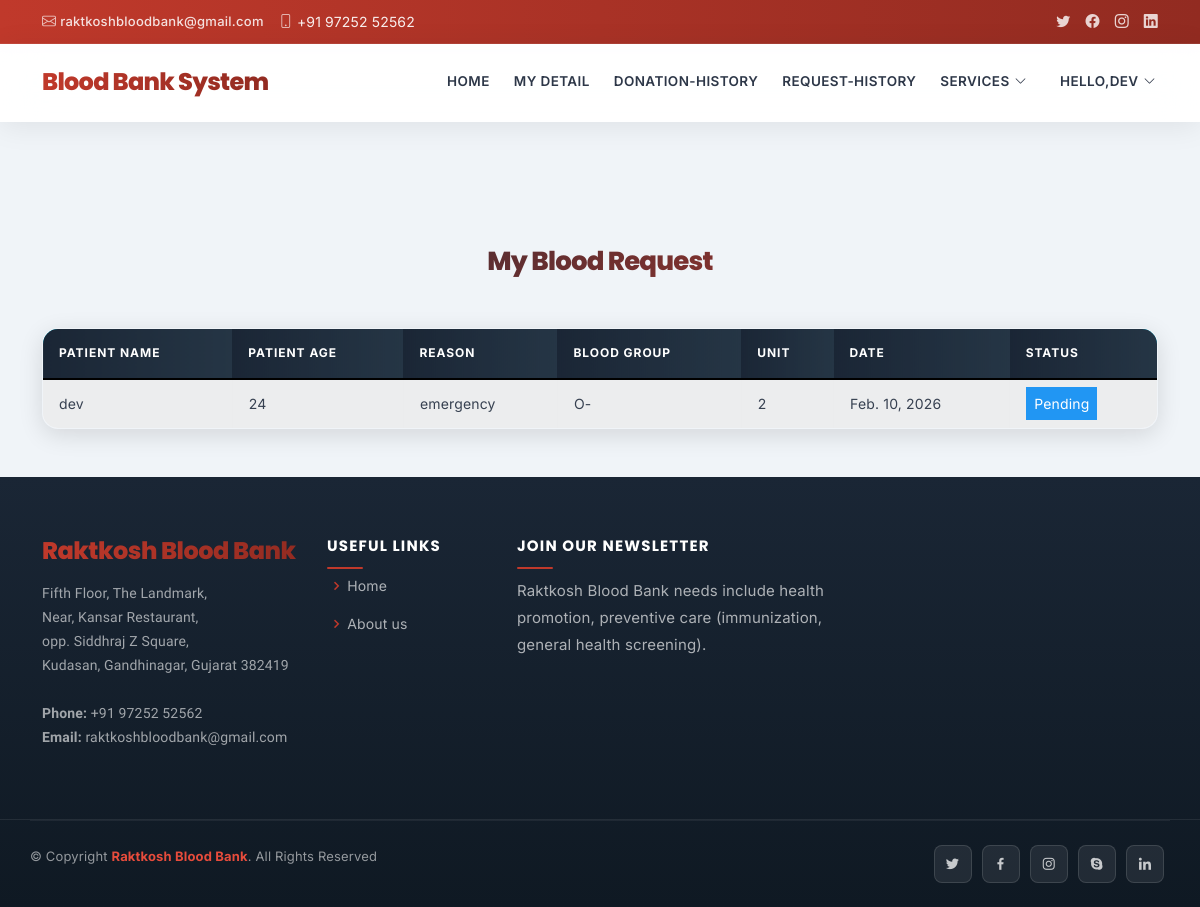
Page /request_history (signed in) on the earlier database version.
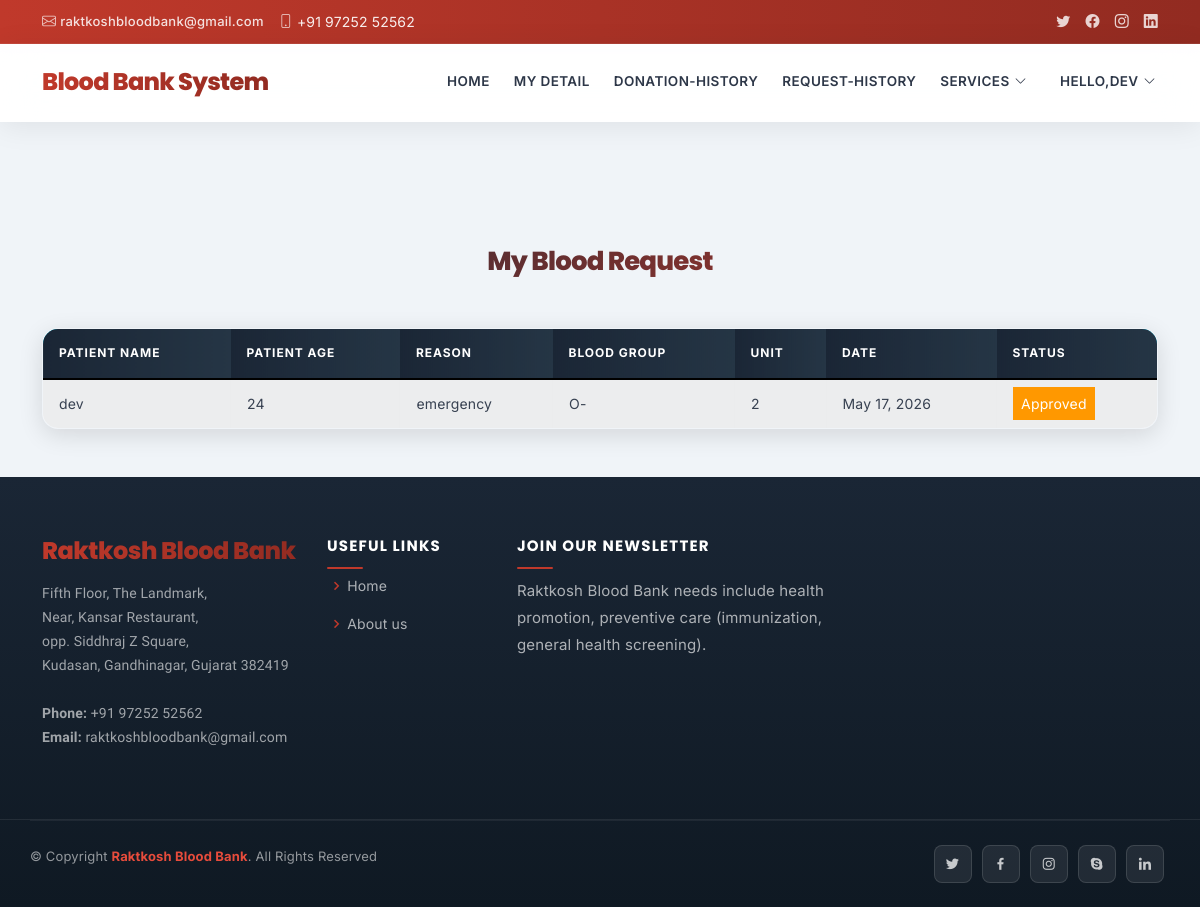
Same page on the later database version.
### raktkosh/models.py (models this page shows, shortened)
class BloodRequest(models.Model):
    user = models.ForeignKey(UserProfile, on_delete=models.CASCADE, null=True, blank=True)
    patient_name=models.CharField(max_length=30)
    patient_age=models.PositiveIntegerField()
    reason=models.CharField(max_length=500)
    bloodgroup=models.CharField(max_length=10)
    unit=models.PositiveIntegerField(default=0)
    status=models.CharField(max_length=20,default="Pending")
    date=models.DateField(auto_now=True)

### raktkosh/views.py (the view)
# urls.py: path('request_history', views.request_history,name='request_history'),
@login_required(login_url='login')
def request_history(request):
    user= models.UserProfile.objects.get(user_id=request.user.id)
    blood_request=models.BloodRequest.objects.all().filter(user=user)
    return render(request,'request_history.html',{'blood_request':blood_request})

### raktkosh/templates/request_history.html (shortened to what this page needs)
{% extends 'base.html' %}
{% block body %}
{% load widget_tweaks %}
{%load static%}
<head>
   </head>
<br><br>
<br>
<br>
<div class="container">
    <H4 class="text-center" style="margin-top: 8%">My Blood Request</H4><br>
    <table class="table table-light table-hover table-bordered table-striped">
        <thead class="bg-info">
            <tr>
                <th scope="col">Patient Name</th>
                <th scope="col">Patient Age</th>
                <th scope="col">Reason</th>
                <th scope="col">Blood Group</th>
                <th scope="col">Unit</th>
                <th scope="col">Date</th>
                <th scope="col">Status</th>
            </tr>
        </thead>
        <tbody>
            {% for t in blood_request %}
            <tr>
                <td> {{t.patient_name}}</td>
                <td>{{t.patient_age}}</td>
                <td>{{t.reason}}</td>
                <td>{{t.bloodgroup}}</td>
                <td>{{t.unit}}</td>
                <td>{{t.date}}</td>
                {% if t.status == 'Approved' %}
                <td><span class="label warning"> Approved</span></td>
                {% elif t.status == 'Rejected' %}
                <td><span class="label success">Rejected</span></td>
                {% else %}
                <td><span style="color: white;margin-left: 0px;" class="label info">Pending</span></td>
                {% endif %}
            </tr>
            {% endfor %}
        </tbody>
    </table>
</div>
{% endblock %}

Differences in the rows shown:
changed BloodRequest "dev": date "Feb. 10, 2026" → "May 17, 2026"; status "Pending" → "Approved"
